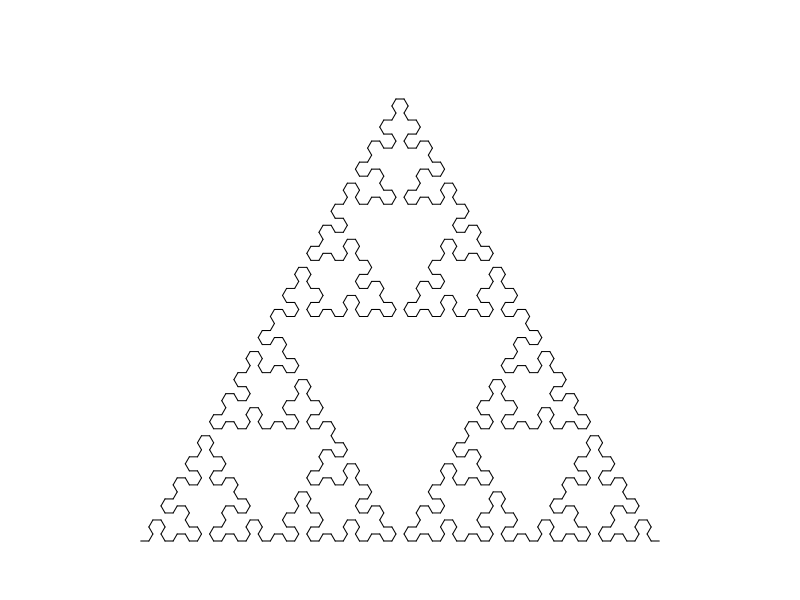
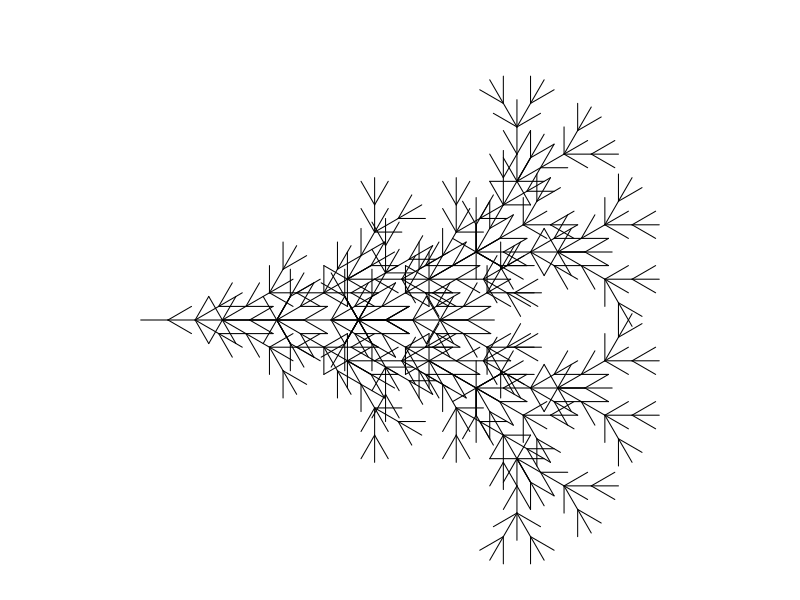
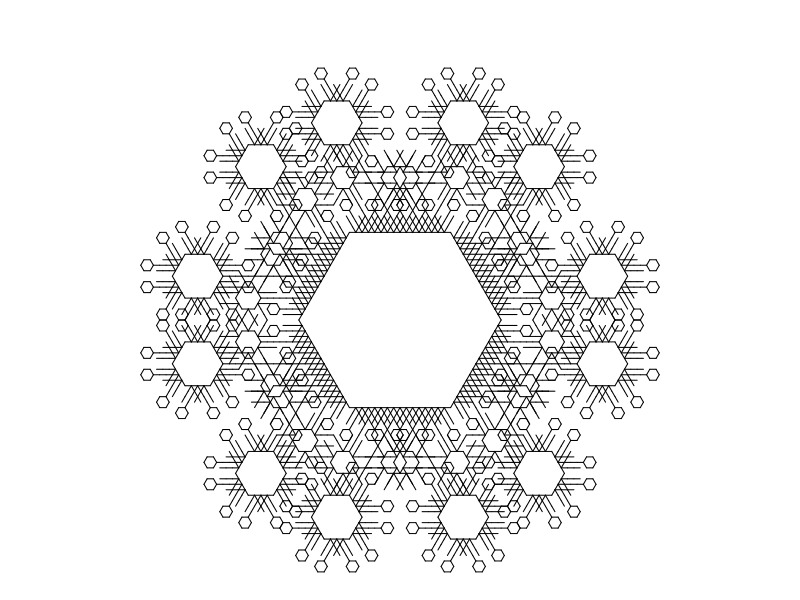
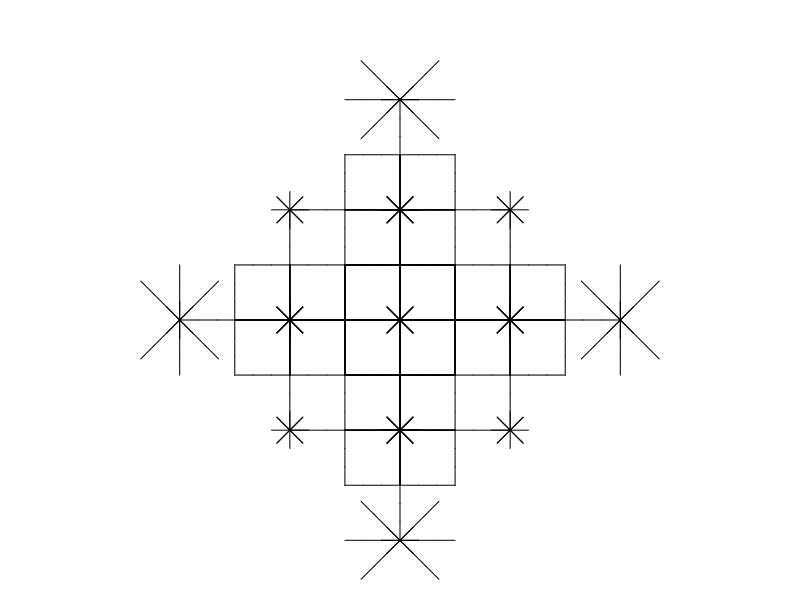
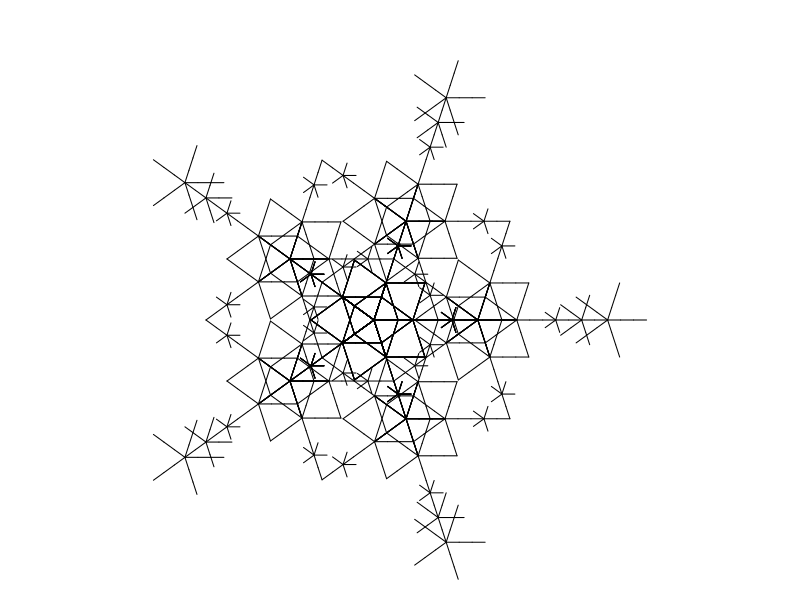
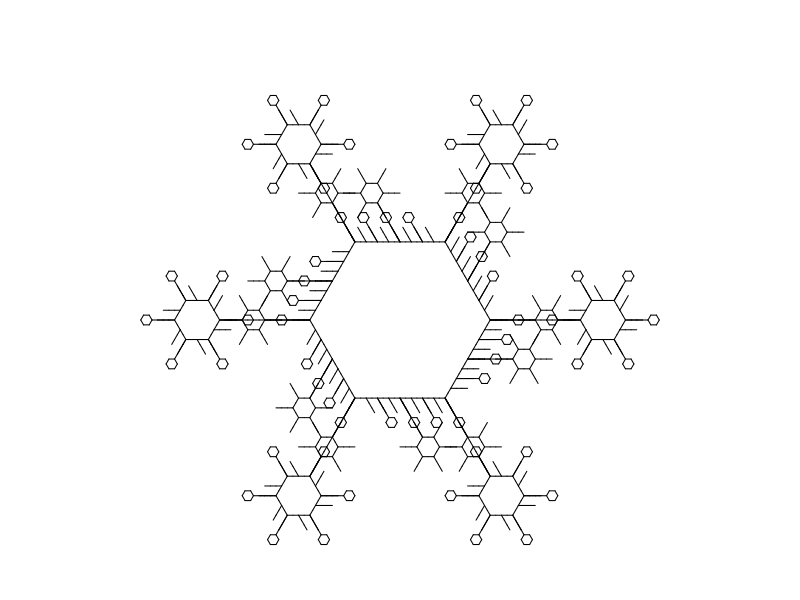
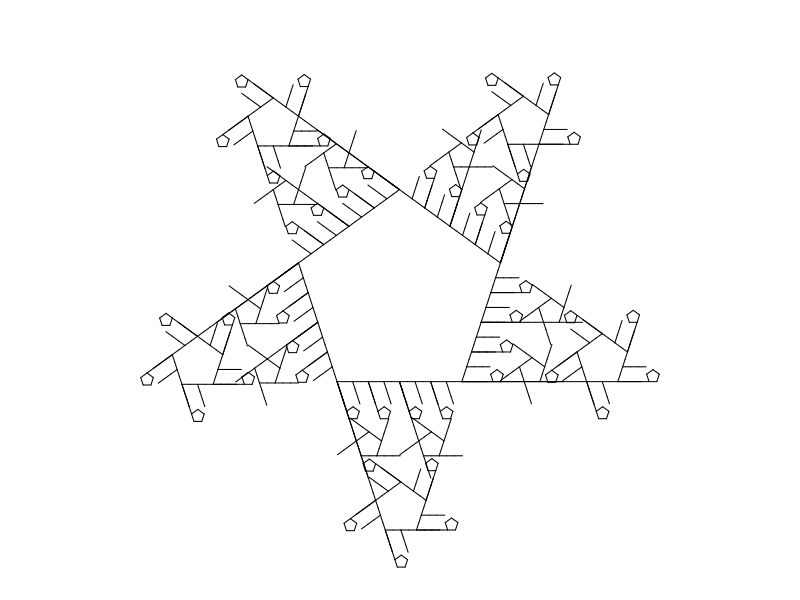
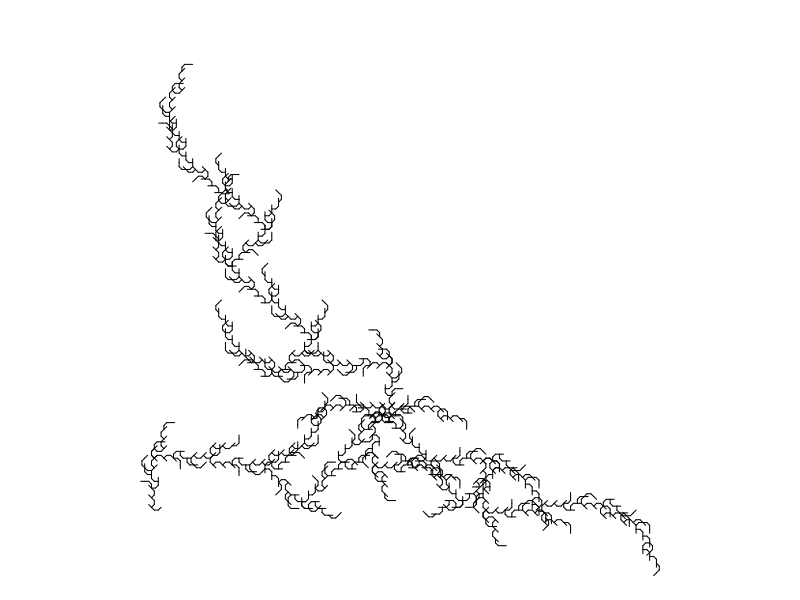

Generate these figures, in order, with R:
## ---- chunk 1
g1 = list("A",
          list("A"="B-A-B",
               "B"="A+B+A"),
          6,
          60)
g2 = list("A",
          list("A"="A[+A][-A]B",
               "B"="[--B][++B]A"),
          5,
          30)
g3 = list("A",
          list("A"="-B+B+B+B+B+B",
               "B"="B[--CCA][-CCA]B",
               "C"="CC"),
          5,
          60)
g4 = list("A",
          list("A"="[----AAB][--AAB][++AAB]AAB",
               "B"="[-C][+C][--C][++C][---C][+++C]",
               "C"="CAB"),
          3,
          45)

g5 = list("A",
          list("A"="[-AAB][--AAB][+AAB][++AAB]AAB",
               "B"="[-C][+C][--C][++C]CA",
               "C"="CC"),
          3,
          72)

g6 = list("A",
          list("A"="-B+B+B+B+B+B",
               "B"="BB[-CCA]",
               "C"="CC"),
          5,
          60)

g7 = list("A",
          list("A"="B+B+B+B+B",
               "B"="[-CCA]BB",
               "C"="CC"),
          5,
          72)

g8 = list("A++++A",
          list("A"="+A-B-B[B]",
               "B"="-B+A+A[A]"),
          5,
          45)

g9 = list("A++A",
          list("A"="AB[-A][+A]",
               "B"="A"),
          6,
          90)

g10 = list("A+++A+++A+++A",
           list("A"="B--B",
                "B"="AA+++AA"),
           7,
           30)

g11 = list("A",
           list("A"="AB",
                "B"="A[++C][--C]",
                "C"="C[+C][-C]A"),
           7,
           45)

g12 = list("A",
           list("A"="X[-A][+A]AA",
                "X"="XX"),
           5,
           60)

g13 = list("A",
           list("A"="X[-A][+A]A",
                "X"="XX"),
           6,
           60)

g14 = list("A++++++.A",
           list("A"="B+B+B+B+B+B+B",
                "B"="B[-CCA][+CCA]",
                "C"="CC"),
           5,
           30)

g15 = list("A",
           list("A"="ABA",
                "B"="[-BAB][+BAB]"),
           6,
           90)

g16 = list("AA",
           list("A"="ABA",
                "B"="C[-BAB][+BAB]",
                "C"="CC"),
           5,
           90)

g17 = list("AA",
           list("A"="B-AA-B",
                "B"="A+B+A"),
           6,
           45)

g18 = list("AA",
           list("A"="B-AA-B",
                "B"="AB+B+A"),
           5,
           90)

g19 = list("AA",
           list("A"="B-AA-B",
                "B"="AB+B+AB"),
           5,
           90)

g20 = list("A++A++A++A",
           list("A"="B-CAC-B",
                "B"="AB-BA",
                "C"="CC"),
           5,
           135)

g21 = list("A.A",
           list("A"="BC",
                "B"="B[+C][-C]",
                "C"="CAD",
                "D"="DD[+D+D][-D-D]"),
           5,
           60)

g22 = list("A",
           list("A"="B-ABA-B",
                "B"="A+B+A"),
           6,
           72)

g23 = list("A",
           list("A"="B-ABA-B",
                "B"="A+B+A"),
           6,
           90)

g24 = list("A",
           list("A"="B-ABA-B",
                "B"="A+B+A"),
           6,
           120)

g25 = list("A",
           list("A"="B-ABA-B",
                "B"="A+B+A"),
           6,
           108)

g26 = list("A",
           list("A"="B-ABA-B",
                "B"="A+B+A"),
           4,
           135)

g27 = list("A++A++A++A",
           list("A"="B-ABA-B",
                "B"="A+BB+A"),
           4,
           135)

g28 = list("A",
           list("A"="A[+A][-A]B",
                "B"="A[--B][++B]B"),
           6,
           108)

g29 = list("A",
           list("A"="A[+A][-A]A[+B][-B]",
                "B"="A[--B][++B]B"),
           5,
           60)

g30 = list("A",
           list("A"="A[+A][-A]A[+B][-B]",
                "B"="A[--B][++B]B"),
           5,
           20)

g31 = list("A",
           list("A"="A[+A][-A]A[+B][-B]",
                "B"="A[----B][++++B]B"),
           5,
           45)

g32 = list("A",
           list("A"="A[++A][--A]A[+B][-B]",
                "B"="A[----B][++++B]B"),
           5,
           45)

g33 = list("A",
           list("A"="B++B++B++B++B",
                "B"="B[-CCC-CC-CCA][----CC-CCB]B",
                "C"="CC"),
           5,
           36)

g34 = list("A",
           list("A"="B++A++A++B",
                "B"="AB[A-CC-CC-CCA]BA",
                "C"="CC"),
           5,
           90)

g35 = list("A++++XA",
           list("A"="AA[-B][+B]B",
                "B"="[---ABC][+++ABC]",
                "C"="A[-CB][+CB]",
                "X"="XX"),
           5,
           45)

g36 = list("A+++XA",
           list("A"="AA[-B][+B]B",
                "B"="[--ABC][++ABC]",
                "C"="A[-CB][+CB]",
                "X"="XX"),
           5,
           60)

g37 = list("[A]+[A]+[A]+[A]+[A]+[A]",
           list("A"="AA[-B][+B]B",
                "B"="[-ABC][+ABC]",
                "C"="A[-CB][+CB]"),
           4,
           60)

g38 = list("[A]+[A]+[A]+[A]+[A]",
           list("A"="AA[-B][+B]B",
                "B"="[-ABC][+ABC]",
                "C"="A[-CB][+CB]"),
           4,
           72)

g39 = list("[A]+[A]+[A]+[A]",
           list("A"="AA[-B][+B]B",
                "B"="[-ABC][+ABC]",
                "C"="A[-CB][+CB]"),
           4,
           90)

g40 = list("[A]+[A]+[A]",
           list("A"="AA[-B][+B]B",
                "B"="[-ABC][+ABC]",
                "C"="A[-CB][+CB]"),
           4,
           120)

g41 = list("A",
           list("A"="C[+CA][CCCA][-CA]",
                "C"="CC"),
           6,
           45)

g42 = list("A",
           list("A"="C[+CA][CCCCB][-CA]",
                "B"="[++A][--A]",
                "C"="CC"),
           6,
           45)

g43 = list("[A]--[A]--[A]--[A]",
           list("A"="C[+CB][CCA][-CB]",
                "B"="CCC[+++A][---A]",
                "C"="CA"),
           4,
           45)

g44 = list("A",
           list("A"="A[-DB][+DB]C",
                "B"="DC[++DA][--DA]B",
                "C"="[+++D][---D]A",
                "D"="DD"),
           6,
           40)

g45 = list("[A]+++[A]+++[A]",
           list("A"="A[---XB][-XB][+XB][+++XB]",
                "B"="XB[++XA][--XA]XA",
                "X"="XX"),
           4,
           40)

g46 = list("[A]+++[A]+++[A]",
           list("A"="A[---XB][-XB][+XB][+++XB]",
                "B"="XB[++XA][--XA]A",
                "X"="XX"),
           4,
           40)

g47 = list("A",
           list("A"="[---B][-B][+B][+++B]",
                "B"="BD[++DA][--DA]B",
                "D"="DD"),
           5,
           45)

g48 = list("A------A",
           list("A"="[---B][-B][+B][+++B]",
                "B"="BD[++DA][--DA]B",
                "D"="DD"),
           5,
           30)

g49 = list("A+A++++++A+A",
           list("A"="[---B][-B][+B][+++B]",
                "B"="BD[++DA][--DA]B",
                "D"="DD"),
           4,
           30)

g50 = list("A--A--A",
           list("A"="A[-A]A"),
           6,
           60)

g51 = list("B---A",
           list("A"="A[-AB]A",
                "B"="B[+BA]B"),
           5,
           60)

g52 = list("[A][B]",
           list("A"="[-XBA]A",
                "B"="[+XAB]B",
                "X"="XX"),
           6,
           30)

g53 = list("[A][B]",
           list("A"="C[-A-B]A",
                "B"="C[+B+A]B",
                "C"="CC"),
           5,
           30)

g54 = list("[+A][-B]",
           list("A"="[-CA-CB]A",
                "B"="[+CB+CA]B",
                "C"="CC"),
           7,
           30)

g55 = list("[+A][-B]",
           list("A"="[-CA-CB]A",
                "B"="[+CB+CA]B",
                "C"="CC"),
           6,
           90)

g56 = list("[+A][-B]",
           list("A"="[-CA-CB]A",
                "B"="[+CB+CA]B",
                "C"="CC"),
           6,
           120)

g57 = list("[+A][-B]",
           list("A"="[-CA-CB]A",
                "B"="[+CB+CA]B",
                "C"="CC"),
           6,
           150)

g58 = list("[+A][-B]",
           list("A"="[-CA-CB]CA",
                "B"="[+CB+CA]CB",
                "C"="CC"),
           6,
           150)

g59 = list("A",
           list("A"="XXX-B+BB+BB+BB+B",
                "X"="XX",
                "B"="B[-XXA]B"),
           4,
           90)

g60 = list("A",
           list("A"="XX[BBB+BB+B]A",
                "X"="XX",
                "B"="B[-XA][+XA]B"),
           4,
           30)

g61 = list("A",
           list("A"="XX[B+BB+BB+BB+B]",
                "X"="XX",
                "B"="BA"),
           6,
           90)

g62 = list("A",
           list("A"="XXX[B+BB+BB+B]",
                "X"="XX",
                "B"="BA"),
           6,
           120)

g63 = list("A",
           list("A"="X[-B+BB+BB+BB+BB+BB+B]",
                "X"="XX",
                "B"="X[+A-AA-AA-AA-AA-AA-A]"),
           3,
           10)

g64 = list("A",
           list("A"="B[-A][+A]",
                "B"="[DA][--DA][++DA]",
                "D"="DD"),
           7,
           60)

g65 = list("X",
           list("F"="FF",
                "X"="F[+XXF+F][-XXF-F]FXX"),
           4,
           30)

g66 = list("X",
           list("F"="FF",
                "X"="FF[+XFF+XF][-XFF-XF]FXX"),
           4,
           30)

g67 = list("X",
           list("F"="FF",
                "X"="FF[+XFFX+XF][-XFFX-XF]FXXFX"),
           3,
           30)

g68 = list("A",
           list("A"="AA[-B][+B]B",
                "B"="B[-ABC][+ABC]",
                "C"="C[-CBA][+CBA]"),
           4,
           60)

g69 = list("A",
           list("A"="A[-BC][+BC]BC",
                "B"="BB[-ABC][+ABC]",
                "C"="CCC[-CBA][+CBA]"),
           4,
           60)

g70 = list("GA",
           list("A"="[---BC][+++BC]",
                "B"="F[--AC][++AC]",
                "C"="FF[-BA][+BA]",
                "F"="FF",
                "G"="F"),
           5,
           15)

g71 = list("GA",
           list("A"="[---BC][+++BC]",
                "B"="[--AC][++AC]",
                "C"="FF[-BA][+BA]",
                "F"="FF",
                "G"="F"),
           5,
           15)

g72 = list("[A]------------[A]",
           list("A"="[---BC][+++BC]",
                "B"="[--AC][++AC]",
                "C"="F[-BA][+BA]",
                "F"="FF"),
           5,
           15)

g73 = list("C",
           list("A"="F[---BC][+++BC]",
                "B"="F[-CA][+CA]",
                "C"="[-AB][+AB]",
                "F"="FF"),
           6,
           15)

g74 = list("A",
           list("A"="ADB",
                "B"="[-CA][+CA]",
                "C"="[+C[-A][+A]][-C[-A][+A]]",
                "D"="E",
                "E"="AA"),
           7,
           30)

g75 = list("ABA",
           list("A"="+B--A--B+",
                "B"="-A+BCB+A-",
                "C"="CC"),
           7,
           45)

g76 = list("AAAAA",
           list("A"="B--A--B",
                "B"="A+BCB+A",
                "C"="CC"),
           5,
           72)

g77 = list("ABA",
           list("A"="A+AA+B+AA+A",
                "B"="B-B-A-B-B"),
           4,
           22)

g78 = list("A+A+A+A",
           list("A"="C[++CB][--CB]",
                "B"="C-BAB+C",
                "C"="CAB"),
           6,
           90)

goodies = list(g1,g2,g3,g4,g5,g6,g7,g8,g9,g10,g11,g12,g13,g14,g15,g16,g17,g18,g19,g20,g21,g22,g23,g24,g25,g26,g27,g28,g29,g30,g31,g32,g33,g34,g35,g36,g37,g38,g39,g40,g41,g42,g43,g44,g45,g46,g47,g48,g49,g50,g51,g52,g53,g54,g55,g56,g57,g58,g59,g60,g61,g62,g63,g64,g65,g66,g67,g68,g69,g70,g71,g72,g73,g74,g75,g76,g77,g78)

getstr = function(start,rules,n){
    st = start
    for(jj in 1:n){
        st2 = ""
        for(i in 1:nchar(st)){
            ch = substr(st,i,i)
            if(!is.null(rules[[ch]])){
                st2 = paste0(st2,rules[[ch]],collapse="")
            } else {
                st2 = paste0(st2,ch,collapse="")
            }
        }
        st = st2
    }
    return(st)
}
getxyc = function(string="AA+AA+AA+A+A",angle=pi/2,angle_initial=pi/2,col="blue"){
    switch = 1
    d = angle_initial
    x = 0
    y = 0
    xl = c(x)
    yl = c(y)
    cols = numeric()
    dsave = numeric()
    xsave = numeric()
    ysave = numeric()
    for(i in 1:nchar(string)){
        ch = substr(string,i,i)
        cn = as.integer(charToRaw(ch))
        if(cn>=as.integer(charToRaw("A")) && cn<=as.integer(charToRaw("L"))){
            cols = c(cols,col)
            x = x+cos(d)
            y = y+sin(d)
            xl = c(xl,x)
            yl = c(yl,y)
        }
        if(cn>=as.integer(charToRaw("M")) && cn<=as.integer(charToRaw("Z"))){
            cols = c(cols,"NA")
            x = x+cos(d)
            y = y+sin(d)
            xl = c(xl,x)
            yl = c(yl,y)
        }
        if(cn==as.integer(charToRaw("["))){
            dsave = c(dsave,d)
            xsave = c(xsave,x)
            ysave = c(ysave,y)
        }
        if(cn==as.integer(charToRaw("]"))){
            cols = c(cols,"NA")
            x = xsave[length(xsave)]
            y = ysave[length(ysave)]
            d = dsave[length(dsave)]
            if(length(xsave)>1){
                xsave = xsave[1:(length(xsave)-1)]
                ysave = ysave[1:(length(ysave)-1)]
                dsave = dsave[1:(length(dsave)-1)]
            } else {
                xsave = numeric()
                ysave = numeric()
                dsave = numeric()
            }
            xl = c(xl,x)
            yl = c(yl,y)
        }
        if(cn==as.integer(charToRaw("-"))){
            d = d-angle*switch
        }
        if(cn==as.integer(charToRaw("+"))){
            d = d+angle*switch
        }
        if(cn==as.integer(charToRaw("."))){
            switch = switch*(-1)
        }
    }
    xwid = max(xl)-min(xl)
    ywid = max(yl)-min(yl)
    xmid = (max(xl)+min(xl))/2
    ymid = (max(yl)+min(yl))/2
    wid = max(c(xwid,ywid))
    x2 = (xl-xmid)/wid*2
    y2 = (yl-ymid)/wid*2
    return(list(x2,y2,cols))
}
makeplot = function(xyc,lwd=1){
    x = xyc[[1]]
    y = xyc[[2]]
    c = xyc[[3]]
    plot(0,0,"n",xlim=c(-1,1),ylim=c(-1,1),axes=F,ann=F)
    for(i in 2:length(x)){
        lines(c(x[i-1],x[i]),c(y[i-1],y[i]),col=c[i-1],lwd=lwd)
    }
}

showrules = function(g){
    rules = g[[2]]
    pr = paste0(names(rules)," > ",rules,collapse="\n")
    return(pr)
}
## ---- chunk 2
ncol = floor(sqrt(length(goodies)))
line_color = "black"
nrow = (length(goodies) %/% ncol)+1
par(mar=c(0,1,2,1),pty="s")
for(i in 1:length(goodies)){
    cat("## Example ")
    cat(i)
    cat("\n\n")
    g99 = goodies[[i]]
    s = getstr(g99[[1]],g99[[2]],g99[[3]])
    angle = g99[[4]]
    xyc = getxyc(s,angle/180*pi,angle_initial=0/180*pi,col=line_color)
    makeplot(xyc,lwd=1)
    # mtext(i,3)
    cat("\n\nStart: `")
    cat(g99[[1]])
    cat("`\n\nRules:\n```\n")
    cat(showrules(g99))
    cat("\n```\n\nRecursions: ")
    cat(g99[[3]])
    cat("\n\nAngle: ")
    cat(g99[[4]])
    cat("°\n\n")
}
